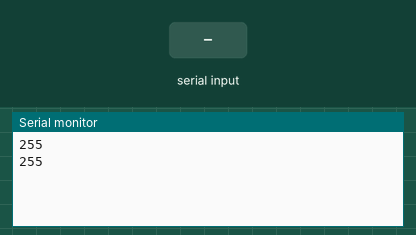
Simulated run of this sketch. Board: Arduino Uno, built with avr-gcc and run on an emulated ATmega328P. Shown: the last lines printed to the serial monitor. Inputs (shaded band) come from the test bench.

Above: at 1.2 s.
1.3 s: byte 30 received over Serial
At 2.6 s:
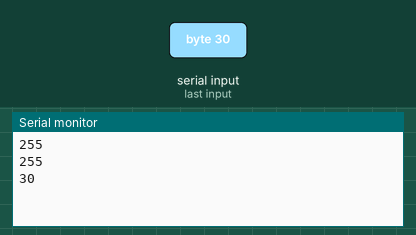
2.8 s: byte 90 received over Serial
At 3.8 s:
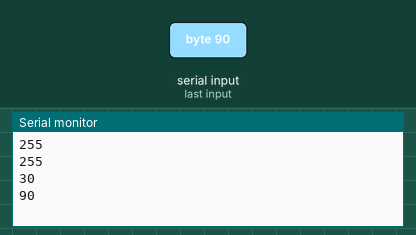
4.3 s: byte 120 received over Serial
At 5.6 s:
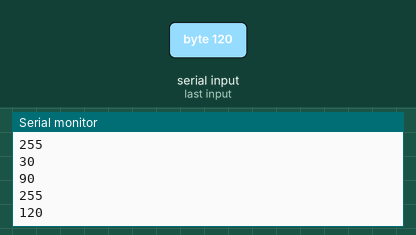
Timing chart, 0 to 7.3 s (numbered marks = the images above; inputs shaded):
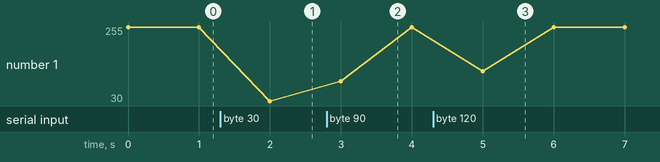

The sketch:

sketch_oct25a.ino
```cpp
//char t1 = "";
//String t2 = "";
byte t3 = "";

void setup() {
  Serial.begin(9600);

}

void loop() {

  t3 = Serial.read();
  //t1 = Serial.readStringUntil("\n");

  if ( t3 != "") {
    Serial.println(t3);
  }

  delay(1000);
}
```

Measured:
- after the input at 1.3 s, the serial monitor: prints a new line after 0.70 s (image 1)
- after the input at 2.8 s, the serial monitor: prints a new line after 0.20 s (image 2)
- after the input at 4.3 s, the serial monitor: prints a new line after 0.70 s (image 3)
- plotted number 1: 255 → 30 after the input at 1.3 s
